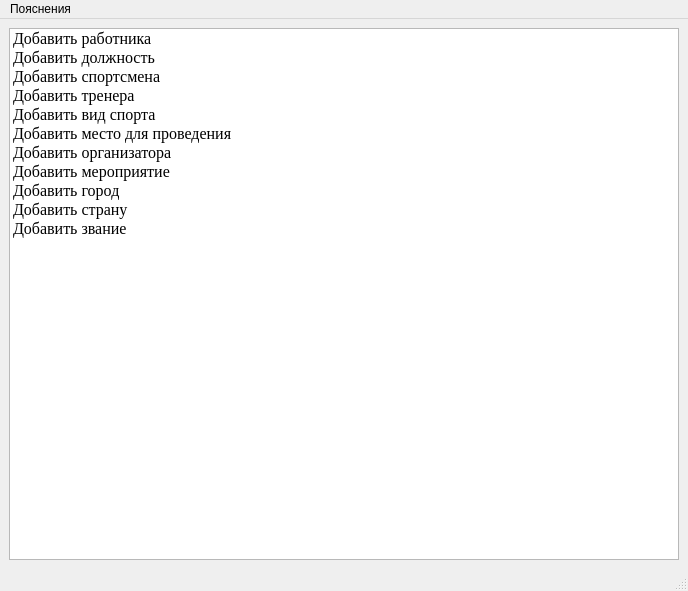
<?xml version="1.0" encoding="UTF-8"?>
<ui version="4.0">
 <class>MainWindow</class>
 <widget class="QMainWindow" name="MainWindow">
  <property name="geometry">
   <rect>
    <x>0</x>
    <y>0</y>
    <width>688</width>
    <height>591</height>
   </rect>
  </property>
  <property name="windowTitle">
   <string>Основное меню</string>
  </property>
  <widget class="QWidget" name="centralwidget">
   <layout class="QHBoxLayout" name="horizontalLayout">
    <item>
     <widget class="QListWidget" name="tables_list_widget">
      <property name="font">
       <font>
        <family>Times New Roman</family>
        <pointsize>12</pointsize>
       </font>
      </property>
      <property name="editTriggers">
       <set>QAbstractItemView::NoEditTriggers</set>
      </property>
      <item>
       <property name="text">
        <string>Добавить работника</string>
       </property>
      </item>
      <item>
       <property name="text">
        <string>Добавить должность</string>
       </property>
      </item>
      <item>
       <property name="text">
        <string>Добавить спортсмена</string>
       </property>
      </item>
      <item>
       <property name="text">
        <string>Добавить тренера</string>
       </property>
      </item>
      <item>
       <property name="text">
        <string>Добавить вид спорта</string>
       </property>
      </item>
      <item>
       <property name="text">
        <string>Добавить место для проведения</string>
       </property>
      </item>
      <item>
       <property name="text">
        <string>Добавить организатора</string>
       </property>
      </item>
      <item>
       <property name="text">
        <string>Добавить мероприятие</string>
       </property>
      </item>
      <item>
       <property name="text">
        <string>Добавить город</string>
       </property>
      </item>
      <item>
       <property name="text">
        <string>Добавить страну</string>
       </property>
      </item>
      <item>
       <property name="text">
        <string>Добавить звание</string>
       </property>
      </item>
     </widget>
    </item>
   </layout>
  </widget>
  <widget class="QMenuBar" name="menubar">
   <property name="geometry">
    <rect>
     <x>0</x>
     <y>0</y>
     <width>688</width>
     <height>22</height>
    </rect>
   </property>
   <widget class="QMenu" name="menu">
    <property name="title">
     <string>Пояснения</string>
    </property>
    <addaction name="date_format_action"/>
    <addaction name="separator"/>
   </widget>
   <addaction name="menu"/>
  </widget>
  <widget class="QStatusBar" name="statusbar"/>
  <action name="date_format_action">
   <property name="checkable">
    <bool>false</bool>
   </property>
   <property name="text">
    <string>Формат ввода дат в ячейки таблицы</string>
   </property>
  </action>
 </widget>
 <resources/>
 <connections/>
</ui>
